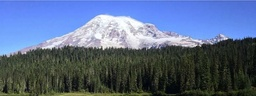
#> input picture Reflection_case_study/mt-rainier.jpeg, 256 x 96 px, shrunk from 1836 x 690 before the run
$ python reflection_case_study.py
#> lines starting #> are read from the running program, lines starting #| are printed output that depends on the picture
### Reflection_case_study/simpleimage.py
#! /usr/bin/env python3

"""
Stanford CS106AP SimpleImage

Written by Nick Parlante, Sonja Johnson-Yu, and Nick Bowman.
 -7/2019  version, has file reading, pix, foreach, hidden get/setpix

SimpleImage Features:
Create image:
  image = SimpleImage.blank(400, 200)   # create new image of size
  image = SimpleImage('foo.jpg')        # create from file

Access size
  image.width, image.height

Get pixel at x,y
  pix = image.get_pixel(x, y)
  # pix is RGB tuple like (100, 200, 0)

Set pixel at x,y
  image.set_pixel(x, y, pix)   # set data by tuple also

Get Pixel object at x,y
  pixel = image.get_pixel(x, y)
  pixel.red = 0
  pixel.blue = 255

Show image on screen
  image.show()

The main() function below demonstrates the above functions as a test.
"""

import sys

# If the following line fails, "Pillow" needs to be installed
from PIL import Image

# [11 lines left out: function clamp, not called in this run]


class Pixel(object):
    """
    A pixel at an x,y in a SimpleImage.
    Supports set/get .red .green .blue
    and get .x .y
    """
    # [4 lines left out: function __init__, not called in this run]

    def __str__(self):
        return 'r:' + str(self.red) + ' g:' + str(self.green) + ' b:' + str(self.blue)

    def give_me(self):
        return (self.red, self.green, self.blue)

    # Pillow image stores each pixel color as a (red, green, blue) tuple.
    # So the functions below have to unpack/repack the tuple to change anything.

    @property
    def red(self):
        return self.image.px[self._x, self._y][0]

    # [4 lines left out: function red, not called in this run]

    @property
    def green(self):
        return self.image.px[self._x, self._y][1]

    # [4 lines left out: function green, not called in this run]

    @property
    def blue(self):
        return self.image.px[self._x, self._y][2]

    # [4 lines left out: function blue, not called in this run]

    @property
    def x(self):
        return self._x

    @property
    def y(self):
        return self._y


# color tuples for background color names 'red' 'white' etc.
BACK_COLORS = {
    'white': (255, 255, 255),
    'black': (0, 0, 0),
    'red': (255, 0, 0),
    'green': (0, 255, 0),
    'blue': (0, 0, 255),
}


class SimpleImage(object):
    def __init__(self, filename, width=0, height=0, back_color=None):
        """
        Create a new image. This case works: SimpleImage('foo.jpg')
        To create a blank image use SimpleImage.blank(500, 300)
        The other parameters here are for internal/experimental use.
        """
#> called with filename = 'mt-rainier.jpeg', width = 0, height = 0
        # Create pil_image either from file, or making blank
        if filename:
            self.pil_image = Image.open(filename).convert("RGB")
#> self.pil_image is the input picture: PIL image 256x96 RGB; mean R, G, B 88.4, 105.6, 135.3
            if self.pil_image.mode != 'RGB':
                raise Exception('Image file is not RGB')
            self._filename = filename  # hold onto
        else:
            if not back_color:
                back_color = 'white'
            color_tuple = BACK_COLORS[back_color]
            if width == 0 or height == 0:
                raise Exception('Creating blank image requires width/height but got {} {}'
                                .format(width, height))
            self.pil_image = Image.new('RGB', (width, height), color_tuple)
        self.px = self.pil_image.load()
        size = self.pil_image.size
#> size = (256, 96)
        self._width = size[0]
#> self._width = 256
        self._height = size[1]
#> self._height = 96
        self.curr_x = 0
        self.curr_y = 0

    def __iter__(self):
        return self

    # [16 lines left out: functions __next__, increment_curr_counters, not called in this run]

    @classmethod
    def blank(cls, width, height, back_color=None):
        """Create a new blank image of the given width and height, optional back_color."""
        return SimpleImage('', width, height, back_color=back_color)

    # [4 lines left out: function file, not called in this run]

    @property
    def width(self):
        """Width of image in pixels."""
        return self._width

    @property
    def height(self):
        """Height of image in pixels."""
        return self._height

    # [17 lines left out: functions get_pixel, set_pixel, not called in this run]

    def set_rgb(self, x, y, red, green, blue):
        """
        Set the pixel at the given x,y to have
        the given red/green/blue values without
        requiring a separate pixel object.
        """
        self.px[x, y] = (red, green, blue)

    def _get_pix_(self, x, y):
        """Get pix RGB tuple (200, 100, 50) for the given x,y."""
        return self.px[x, y]

    def _set_pix_(self, x, y, pix):
        """Set the given pix RGB tuple into the image at the given x,y."""
        self.px[x, y] = pix

    def show(self):
        """Displays the image using an external utility."""
        self.pil_image.show()

    # [40 lines left out: functions make_as_big_as, main, not called in this run]


# [2 lines that do not run on import are left out]

### Reflection_case_study/reflection_case_study.py
"""
This program takes an image and generates a reflection.
The top half of the generated image is the same as the original.
The bottom half is the mirror reflection of the top half.
"""

from simpleimage import SimpleImage

DEFAULT_FILE = 'mt-rainier.jpeg'

def make_reflected(filename):
#> called with filename = 'mt-rainier.jpeg'
    image = SimpleImage(filename)
    height = image.height
#> height = 96
    width = image.width
#> width = 256
    image.show()
    new_image = SimpleImage.blank(width, 2 * height)
#> in __init__ (call 3), `self.pil_image = Image.new('RGB', (width, height), color_tuple)`: self.pil_image: PIL image 256x192 RGB; every value is 255
    for height in range(0,image.height):
        for width in range(0, image.width):
            p = image._get_pix_(width, height)
            new_image.set_rgb(width, height, p[0], p[1], p[2])
    h = height
    i = 0
    for height in range(h,-1,-1):

        for width in range(0, image.width):
            p = image._get_pix_(width, height)
            new_image.set_rgb(width, h+i, p[0], p[1], p[2])
        i = i + 1
#> after the loop, i = 96

    print(h)

    # write your code here. Create a new_image with blank and do the necessary. the blank image
    # should be of double the height of the original image. after doing this in the 19th line
    # have you observed that i am returning new_image. So by this time the new_image is already
    # FINAL REFLECTION IMAGE.

    return new_image


def main():
    # Get file and load image
    filename = get_file()

    # Show the original image
    original = SimpleImage(filename)
    original.show()

    # Show the reflected image
    reflected = make_reflected(filename)
    reflected.show()
#> in show (call 3), `self.pil_image.show()`:
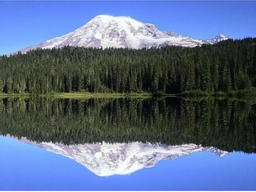
#> shown: PIL image 256x192 RGB; mean R, G, B 89.4, 106.6, 136.4


def get_file():
    # Read image file path from user, or use the default file
    filename = input('Enter image file (or press enter for default): ')
    if filename == '':
        filename = DEFAULT_FILE
    return filename


if __name__ == '__main__':
    main()
